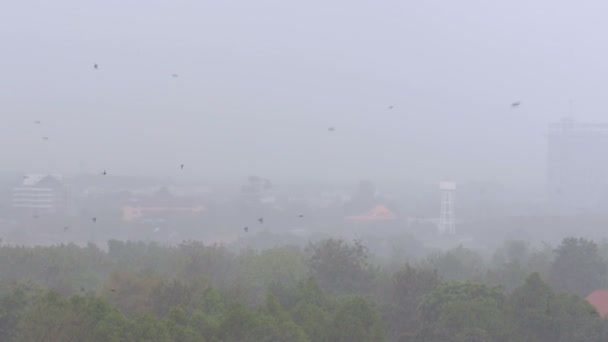
#> input picture imgs/rain.jpg, 608 x 342 px
$ python rain.py
#> lines starting #> are read from the running program, lines starting #| are printed output that depends on the picture
import cv2
import numpy as np
from matplotlib import pyplot as plt

histarray = []
for i in range(-1, 255):
    histarray.append(0)
img = cv2.imread('imgs/rain.jpg')
#> img is the input picture: shape (342, 608, 3); mean B, G, R 181.5, 171.3, 169
img = cv2.cvtColor(img, cv2.COLOR_BGR2GRAY)
#> img: shape (342, 608)

height, width = img.shape
#> height = 342; width = 608
for y in range(0, height):
    for x in range(0, width):
        histarray[img[y, x]] = histarray[img[y, x]]+1
#> after the loop, histarray = 256 values, max 9442 at index 204, min 0 at index 0, mean 812.2
cv2.imshow("dest", img)
f = plt.figure(1)
plt.plot(histarray)
f.show()
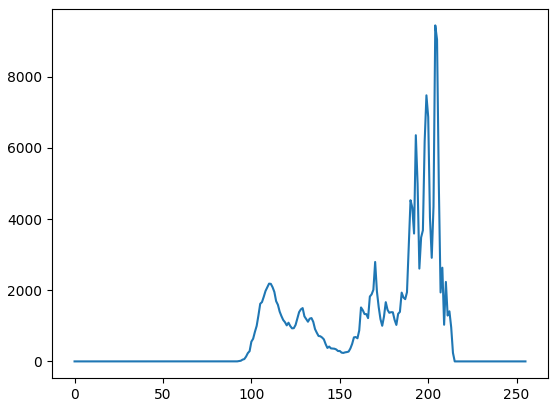
#> figure drawn by matplotlib, 1 panel; curve peaks at x = 204, y = 9442
o = 0
for i in range(0, 255):
    if histarray[i] == 0:
        histarray.pop(i)
        histarray.append(0)
        o = o + 1
    else:
        break
#> after the loop, histarray = 256 values, max 9442 at index 158, min 0 at index 0, mean 812.2; o = 46
for y in range(0, height):
    for x in range(0, width):
        if img[y, x] > 0:
            img[y, x] = img[y, x] - o
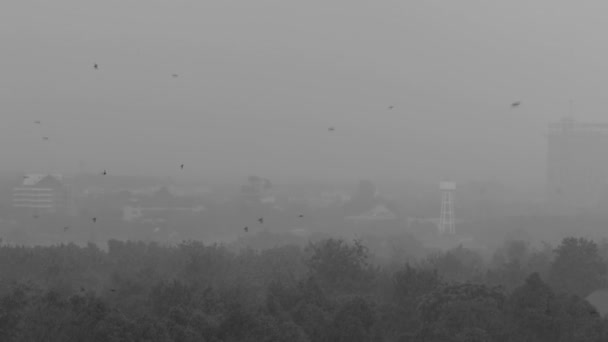
#> img: shape (342, 608); min 46, max 168, mean 125.7
 #           print(i, y, x)
cv2.imshow("dest2", img)
ff = plt.figure(2)
plt.plot(histarray)
ff.show()
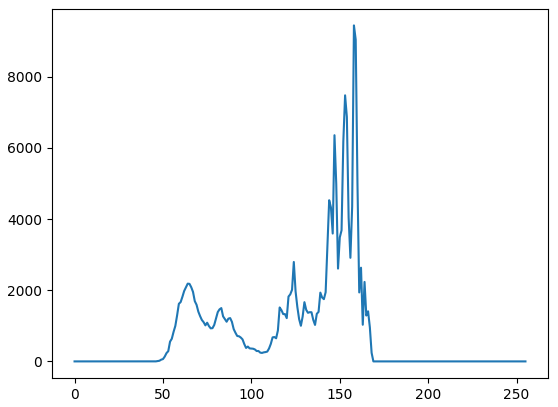
#> figure drawn by matplotlib, 1 panel; curve peaks at x = 158, y = 9442
c = 0
for h in histarray:
    if h == 0:
        c = c + 1
    else:
        c = 0
#> this loop made 256 passes
#> (h, c) on passes 2 to 13: (0, 2), (0, 3), (0, 4), (0, 5), (0, 6), (0, 7), (0, 8), (0, 9), (0, 10), (0, 11), (0, 12), (0, 13)
#> c on passes 1, 50, 61, 62, 63, 64: 1, 0, 0, 0, 0, 0
inpmax = 255 - c
#> inpmax = 168

k = 255/inpmax
#> k = 1.52

for y in range(0, height):
    for x in range(0, width):
        if img[y, x] * k > 255:
            img[y, x] = 255
        else:
            img[y, x] = int(img[y, x] * k)
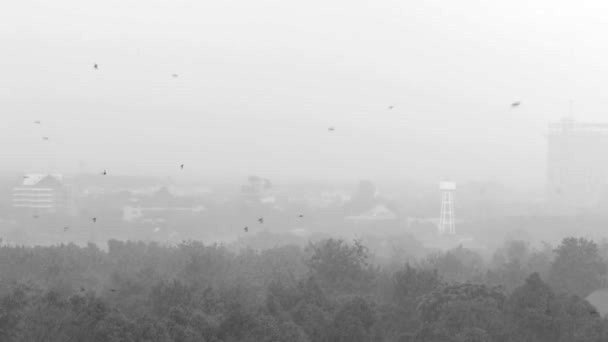
#> img: shape (342, 608); min 69, max 255, mean 190.4
cv2.imshow("dest3", img)

histarrayafter = []
for i in range(-1, 255):
    histarrayafter.append(0)

for y in range(0, height):
    for x in range(0, width):
#        print(img[y, x])
        histarrayafter[img[y, x]] = histarrayafter[img[y, x]]+1
#> after the loop, histarrayafter = 256 values, max 9442 at index 239, min 0 at index 0, mean 812.2

fff = plt.figure(3)
plt.plot(histarrayafter)
fff.show()
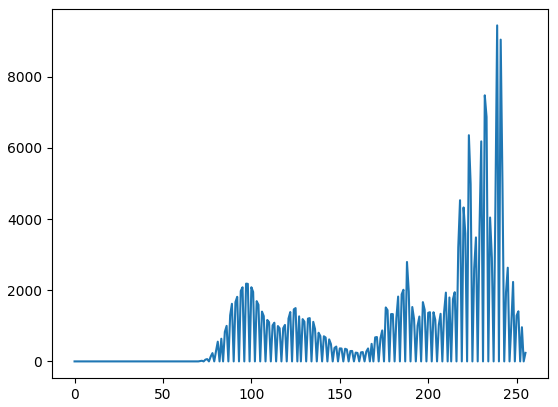
#> figure drawn by matplotlib, 1 panel; curve peaks at x = 239, y = 9442
print(np.max(img))
#| 255
print(np.min(img))
#| 69
cv2.waitKey(0)

$ run again, with imgs/booktext.jpg copied over imgs/rain.jpg
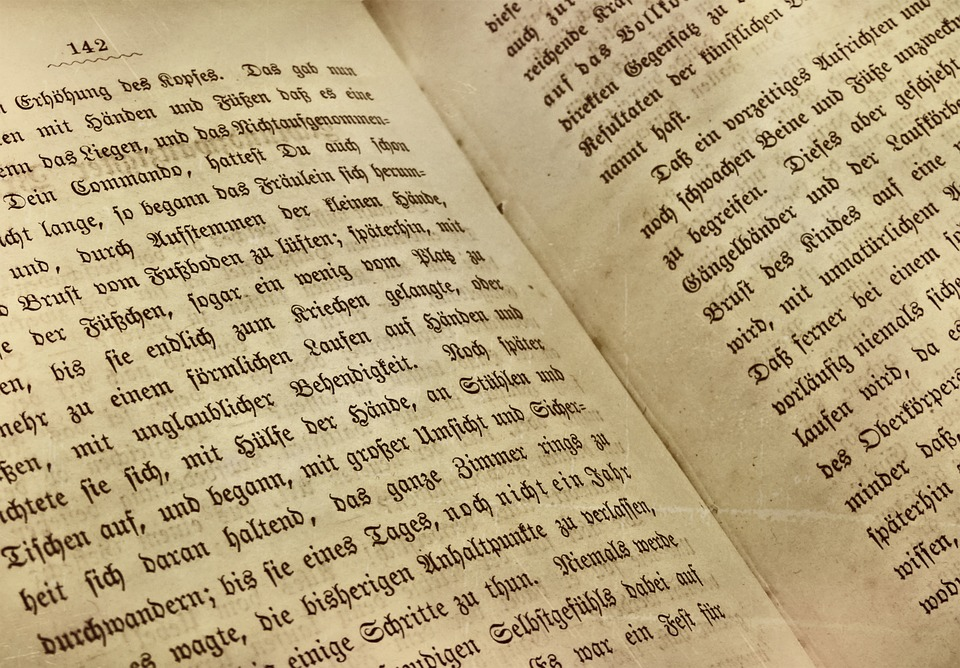
#> input picture imgs/booktext.jpg, 960 x 668 px
#> img is the input picture: shape (668, 960, 3); mean B, G, R 126.5, 164.8, 183.5
#> `img = cv2.cvtColor(img, cv2.COLOR_BGR2GRAY)`:
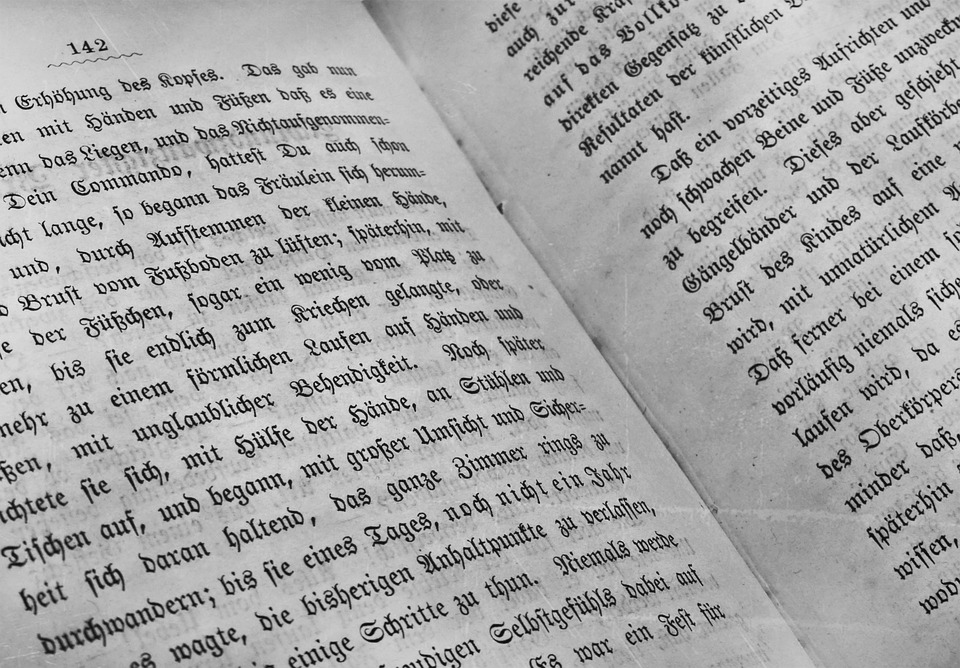
#> img: shape (668, 960); min 4, max 247, mean 166.1
#> after the loop `for y in range(0, height):`: histarray = 256 values, max 12714 at index 192, min 0 at index 0, mean 2505
#> after the loop `for i in range(0, 255):`: histarray = 256 values, max 12714 at index 190, min 0 at index 0, mean 2505; o = 2
#> the loop `for h in histarray:` made 256 passes
#> (h, c) on passes 2 to 9: (0, 2), (94, 0), (460, 0), (860, 0), (1354, 0), (1087, 0), (1018, 0), (1381, 0)
#> inpmax = 245
#> k = 1.04
#> after the loop `for y in range(0, height):`: histarrayafter = 256 values, max 12714 at index 197, min 0 at index 0, mean 2505
#> `fff.show()`:
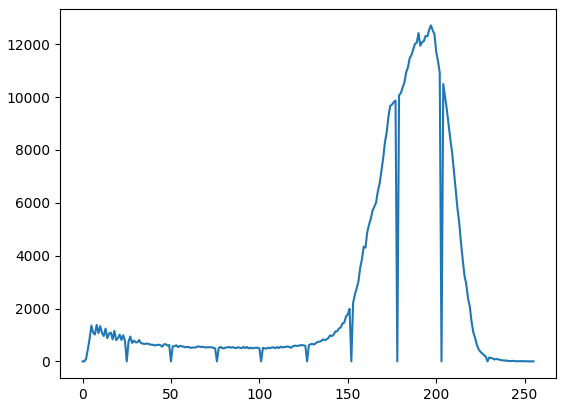
#> figure drawn by matplotlib, 1 panel; curve peaks at x = 197, y = 12714
#| 255
#| 2
